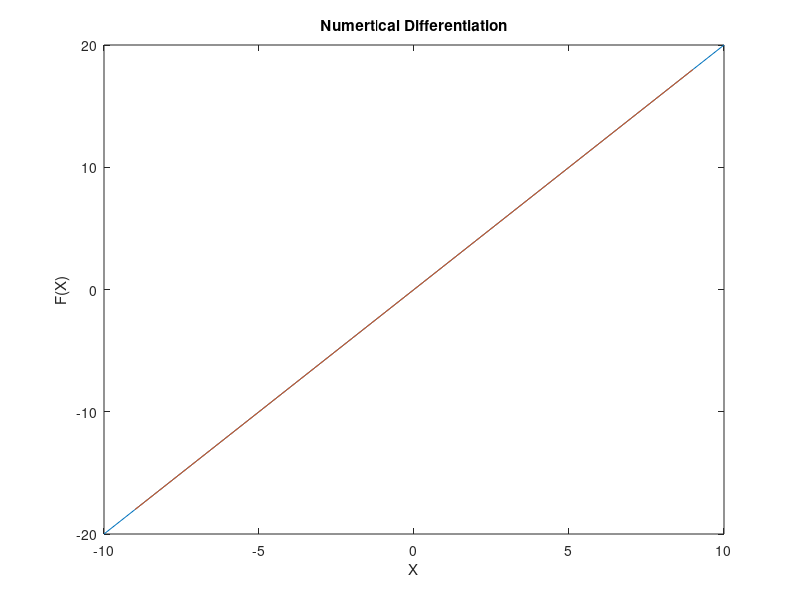

MATLAB code to generate this figure: (Note: this script raises an error after producing the figure.)
%Find the Derivative of e^x using numerical differentiation
% f=e^x, df= e^x 
% forward df = [e^(x+dx)-(e^x)]/dx
% Backward df = [(e^x)-e^(x-dx)]/dx
% Central df = [(e^x+dx)-e^(x-dx)]/2dx

clc
clear
close all

dx=1;
x=-10:dx:10;
fx=(x).^2;

df=(x).*2;%Exact Derivative

fdf = [(fx(2:end)-fx(1:end-1))/dx,NaN];
bdf = [NaN,-(fx(1:end-1)-fx(2:end))/dx];

cdf=[NaN,(fx(3:end)-fx(1:end-2))/(2*dx),NaN] ;

figure;

plot(x,df);
title("Numertical Differentiation")
xlabel("X");
ylabel("F(X)");
hold on;
p1=plot(x,cdf);
p1.Color="red";
p2=plot(x,bdf);
p2.Color='cyan';
p3=plot(x,fdf);
p3.Color='yellow';
p4=plot(x,fx);
p4.Color="magenta";
p4.LineStyle="--";
